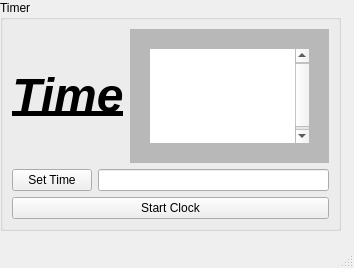
<?xml version="1.0" encoding="UTF-8"?>
<ui version="4.0">
 <class>MainWindow</class>
 <widget class="QMainWindow" name="MainWindow">
  <property name="geometry">
   <rect>
    <x>0</x>
    <y>0</y>
    <width>354</width>
    <height>268</height>
   </rect>
  </property>
  <property name="windowTitle">
   <string>MainWindow</string>
  </property>
  <widget class="QWidget" name="centralwidget">
   <widget class="QGroupBox" name="groupBox">
    <property name="geometry">
     <rect>
      <x>0</x>
      <y>0</y>
      <width>341</width>
      <height>231</height>
     </rect>
    </property>
    <property name="title">
     <string>Timer</string>
    </property>
    <layout class="QGridLayout" name="gridLayout">
     <item row="0" column="0">
      <layout class="QHBoxLayout" name="horizontalLayout_2">
       <item>
        <widget class="QLabel" name="label">
         <property name="text">
          <string>&lt;html&gt;&lt;head/&gt;&lt;body&gt;&lt;p align=&quot;center&quot;&gt;&lt;span style=&quot; font-size:36pt; font-weight:700; font-style:italic; text-decoration: underline;&quot;&gt;Time&lt;/span&gt;&lt;/p&gt;&lt;/body&gt;&lt;/html&gt;</string>
         </property>
        </widget>
       </item>
       <item>
        <widget class="QTextBrowser" name="textBrowser">
         <property name="font">
          <font>
           <family>Freestyle Script</family>
           <pointsize>50</pointsize>
          </font>
         </property>
         <property name="frameShape">
          <enum>QFrame::Box</enum>
         </property>
         <property name="lineWidth">
          <number>0</number>
         </property>
         <property name="midLineWidth">
          <number>20</number>
         </property>
         <property name="overwriteMode">
          <bool>true</bool>
         </property>
        </widget>
       </item>
      </layout>
     </item>
     <item row="1" column="0">
      <layout class="QHBoxLayout" name="horizontalLayout">
       <item>
        <widget class="QPushButton" name="pushButton">
         <property name="text">
          <string>Set Time</string>
         </property>
        </widget>
       </item>
       <item>
        <widget class="QLineEdit" name="lineEdit"/>
       </item>
      </layout>
     </item>
     <item row="2" column="0">
      <widget class="QPushButton" name="pushButton_2">
       <property name="text">
        <string>Start Clock</string>
       </property>
      </widget>
     </item>
    </layout>
   </widget>
  </widget>
  <widget class="QMenuBar" name="menubar">
   <property name="geometry">
    <rect>
     <x>0</x>
     <y>0</y>
     <width>354</width>
     <height>22</height>
    </rect>
   </property>
  </widget>
  <widget class="QStatusBar" name="statusbar"/>
 </widget>
 <resources/>
 <connections/>
</ui>
